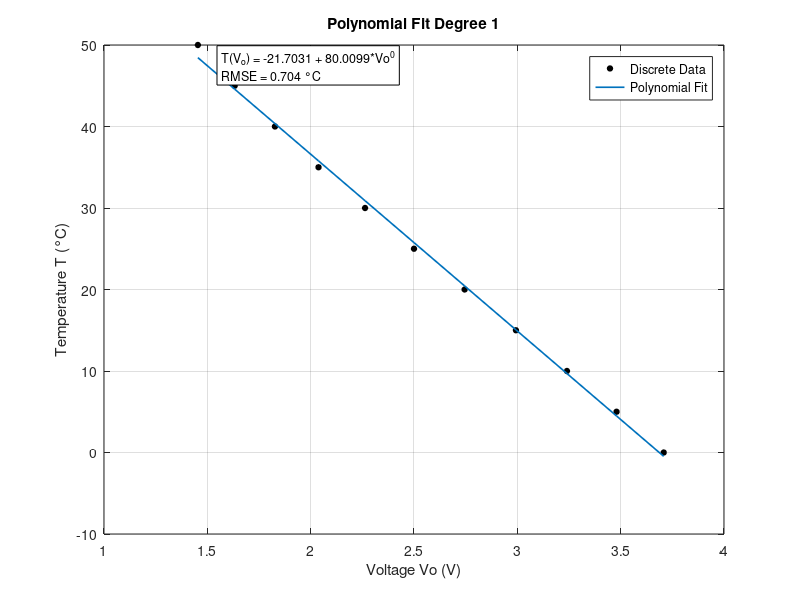
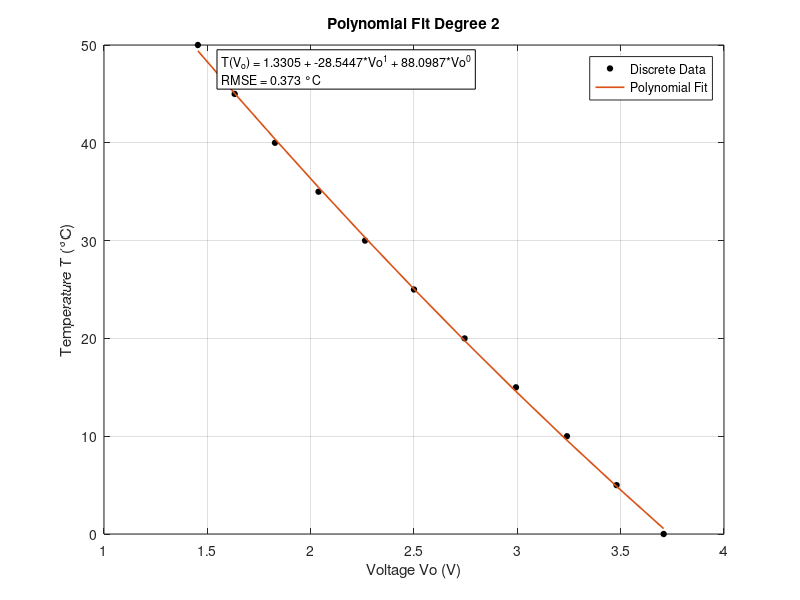
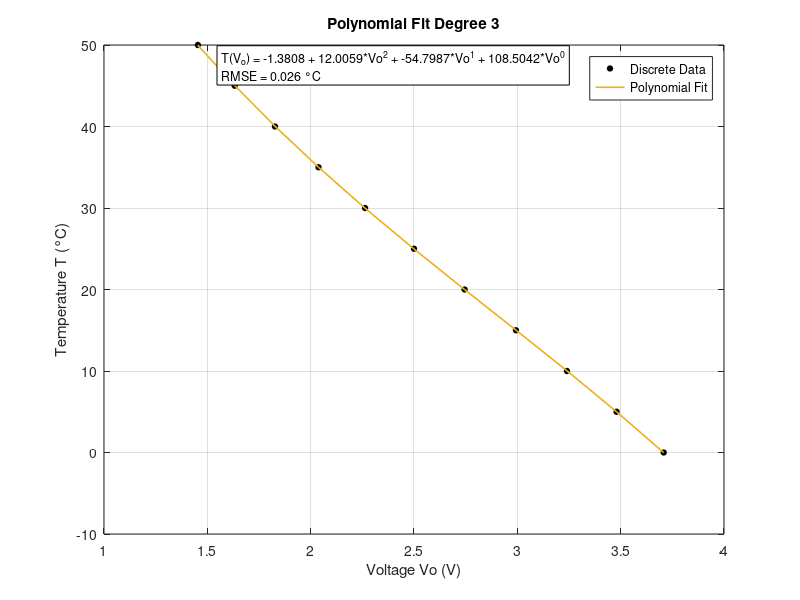
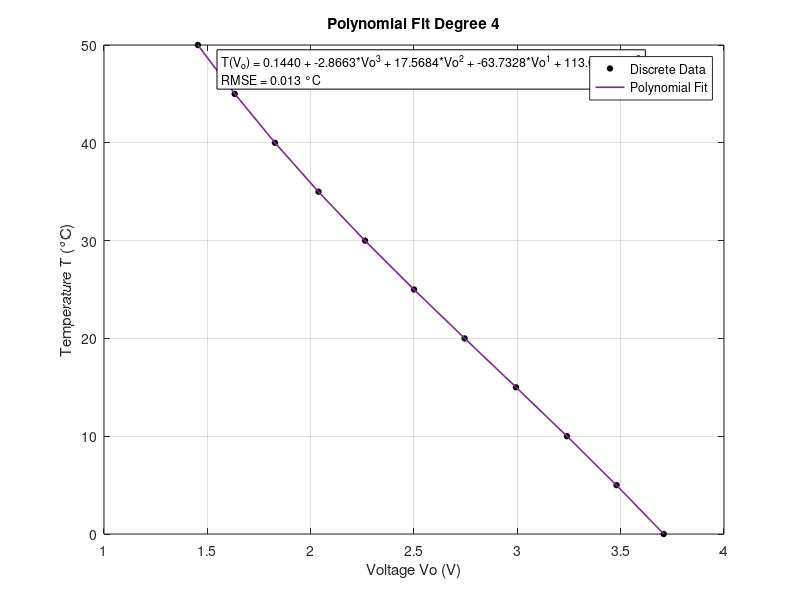

Write the MATLAB code that produced these figures, in order.
%% Thermistor Parameters
R0 = 10e3;       % NTC 10k
Beta = 3435;     
T0 = 25+273.15;  
Vcc = 5;         
Rfixed = 10e3;   % fixed resistor at bottom

%% Temperature vector
T = 0:5:50;      
Tk = T + 273.15; 

%% NTC Resistance
Rt = R0 .* exp(Beta.*(1./Tk - 1./T0));

%% Voltage (NTC on top -> T↑ => Vo↓)
Vo = Vcc .* (Rt ./ (Rt + Rfixed));

%% Display table
disp('Vo(V)     T(°C)')
disp([Vo' T'])

%% Polynomial fits n = 1 to 5
ordenes = 1:5;
colores = lines(length(ordenes));  % different colors

for n = ordenes
    % Polynomial fit
    p = polyfit(Vo, T, n);
    T_fit = polyval(p, Vo);
    
    % Create separate figure
    figure;
    
    % Small discrete points
    plot(Vo, T, 'ko', 'MarkerSize',4, 'MarkerFaceColor','k'); hold on;
    
    % Thin polynomial fit line
    plot(Vo, T_fit, '-', 'Color', colores(n,:), 'LineWidth',1.2);
    
    xlabel('Voltage Vo (V)');
    ylabel('Temperature T (°C)');
    title(sprintf('Polynomial Fit Degree %d', n));
    legend('Discrete Data','Polynomial Fit', 'Location','best');
    grid on;

    % Display coefficients and RMSE in console
    fprintf('\nDegree %d coefficients: ', n); disp(p);
    rmse = sqrt(mean((T_fit - T).^2));
    fprintf('RMSE degree %d: %.4f °C\n', n, rmse);
    
    % Display polynomial on the figure
    eq_str = sprintf('T(V_o) = %.4f', p(1));
    for k = 2:length(p)
        eq_str = [eq_str sprintf(' + %.4f*Vo^%d', p(k), length(p)-k)];
    end
    eq_str = [eq_str sprintf('\nRMSE = %.3f °C', rmse)];
    
    % Add text to plot (top-left corner)
    x_pos = min(Vo) + 0.05*(max(Vo)-min(Vo));
    y_pos = max(T) - 0.05*(max(T)-min(T));
    text(x_pos, y_pos, eq_str, 'FontSize',9, 'BackgroundColor','w', 'EdgeColor','k');
end
